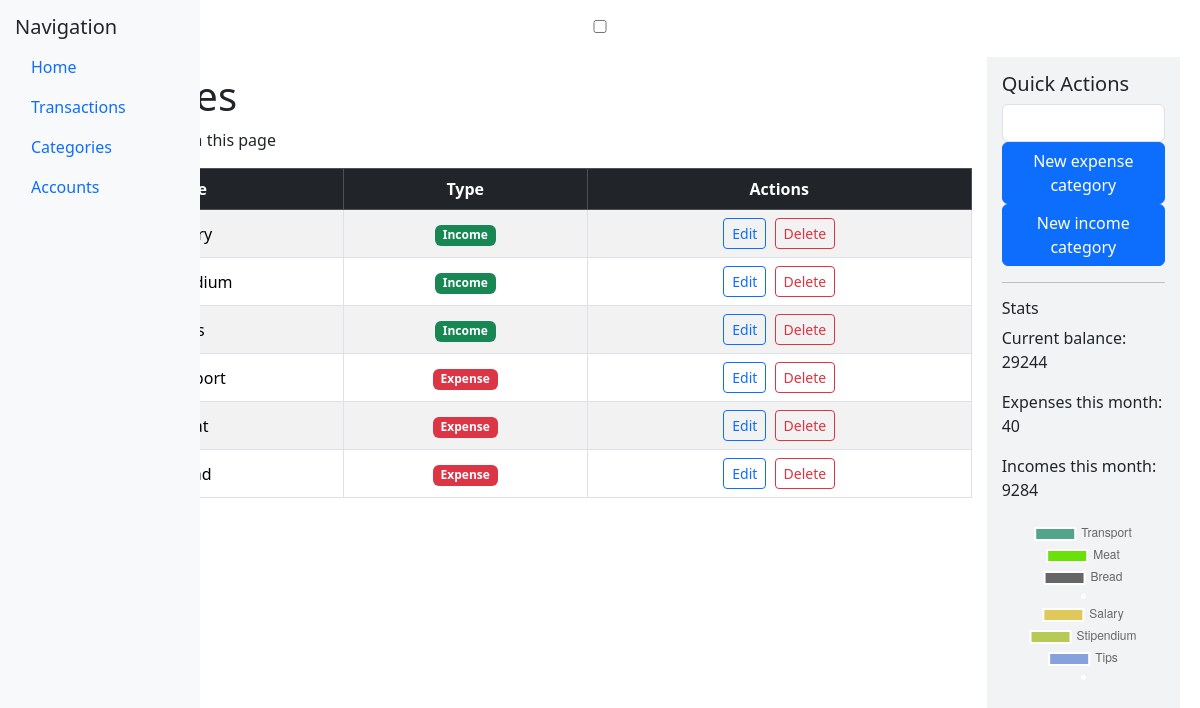
The page /categories on the database its author committed.
### finmanager/models.py (models this page shows)
class Category(models.Model):
    title = models.CharField(max_length=100, unique=True)
    isExpense = models.BooleanField(default=True)

### finmanager/views.py (the view)
# urls.py: path("categories", views.categories, name="categories"),
def categories(request):
		context = {
				"categories": Category.objects.order_by("isExpense"),
		}
		return render(request, "finmanager/categoriesView.html", context)

### finmanager/context_processors.py (called while the page is built)
def countExpInc(request):
  allExpenses = Transaction.objects.filter(isExpense=True)
  allIncomes = Transaction.objects.filter(isExpense=False)
  totalExp = allExpenses.aggregate(Sum('tsum'))['tsum__sum'] if allExpenses.exists() else 0
  totalInc = allIncomes.aggregate(Sum('tsum'))['tsum__sum'] if allIncomes.exists() else 0
  return {'totalExp': totalExp, 'totalInc': totalInc}

def calculateBalance(request):
  for acc in Account.objects.all():
    incomes = Transaction.objects.filter(account=acc.pk, isExpense=False)
    expenses = Transaction.objects.filter(account=acc.pk, isExpense=True)
    acc.balance = acc.startBalance
    if incomes.exists():
      acc.balance += Decimal(incomes.aggregate(Sum('tsum'))['tsum__sum'])
    if expenses.exists():
      acc.balance -= Decimal(expenses.aggregate(Sum('tsum'))['tsum__sum'])
    acc.save()
  allMoney = 0
  if Account.objects.all().exists():
    allMoney = Account.objects.all().aggregate(Sum('balance'))['balance__sum']
  return {'allMoney': allMoney}

### finmanager/templates/finmanager/categoriesView.html (shortened to what this page needs)
{% extends "finmanager/master.html" %}
{% block content %}
  <h1>Categories</h1>
  <p>Manage categories on this page</p>
  {% if categories %}
<table class="table table-striped table-bordered table-hover align-middle text-center">
  <thead class="table-dark">
    <tr>
      <th>Title</th>
      <th>Type</th>
      <th>Actions</th>
    </tr>
  </thead>
  <tbody>
    {% for c in categories %}
    <tr id="row-{{ c.pk }}">
      <td id="title-{{ c.pk }}">{{ c.title }}</td>
      <td id="type-{{ c.pk }}">
        <span class="badge {% if c.isExpense %}bg-danger{% else %}bg-success{% endif %}">
          {% if c.isExpense %}Expense{% else %}Income{% endif %}
        </span>
      </td>
      <td>
        <button class="btn btn-sm btn-outline-primary me-1" onclick="editCategory({{ c.pk }}, '{{ c.title }}', {{ c.isExpense|yesno:'true,false' }})" id="edit-btn-{{ c.pk }}">Edit</button>
        <a href="/categories/delete/{{ c.pk }}" class="btn btn-sm btn-outline-danger">Delete</a>
      </td>
    </tr>
    {% endfor %}
  </tbody>
</table>
  {% else %}
  <p>No categories yet You can always create new one!</p>
  {% endif %}
{% endblock %}
{% block right_utilities %}
  <form action="{% url 'catCreate' %}" method="post">
    <input class="form-control" type="text" name="title" id="title" required/>
    <button type="submit" name="type" value="expense" class="btn btn-primary">New expense category</button>
    <button type="submit" name="type" value="income" class="btn btn-primary">New income category</button>
  </form>
{% endblock %}

### finmanager/templates/finmanager/master.html (style rules this page uses)
body { padding: 20px; }

### rows shown on the page
Category: isExpense "Income"
Category: isExpense "Income"
Category: isExpense "Income"
Category: isExpense "Expense"
Category: isExpense "Expense"
Category: isExpense "Expense"

### other values the page prints
{{ allMoney|floatformat:"-2" }} "29244"
{{ totalExp|floatformat:"-2" }} "40"
{{ totalInc|floatformat:"-2" }} "9284"
